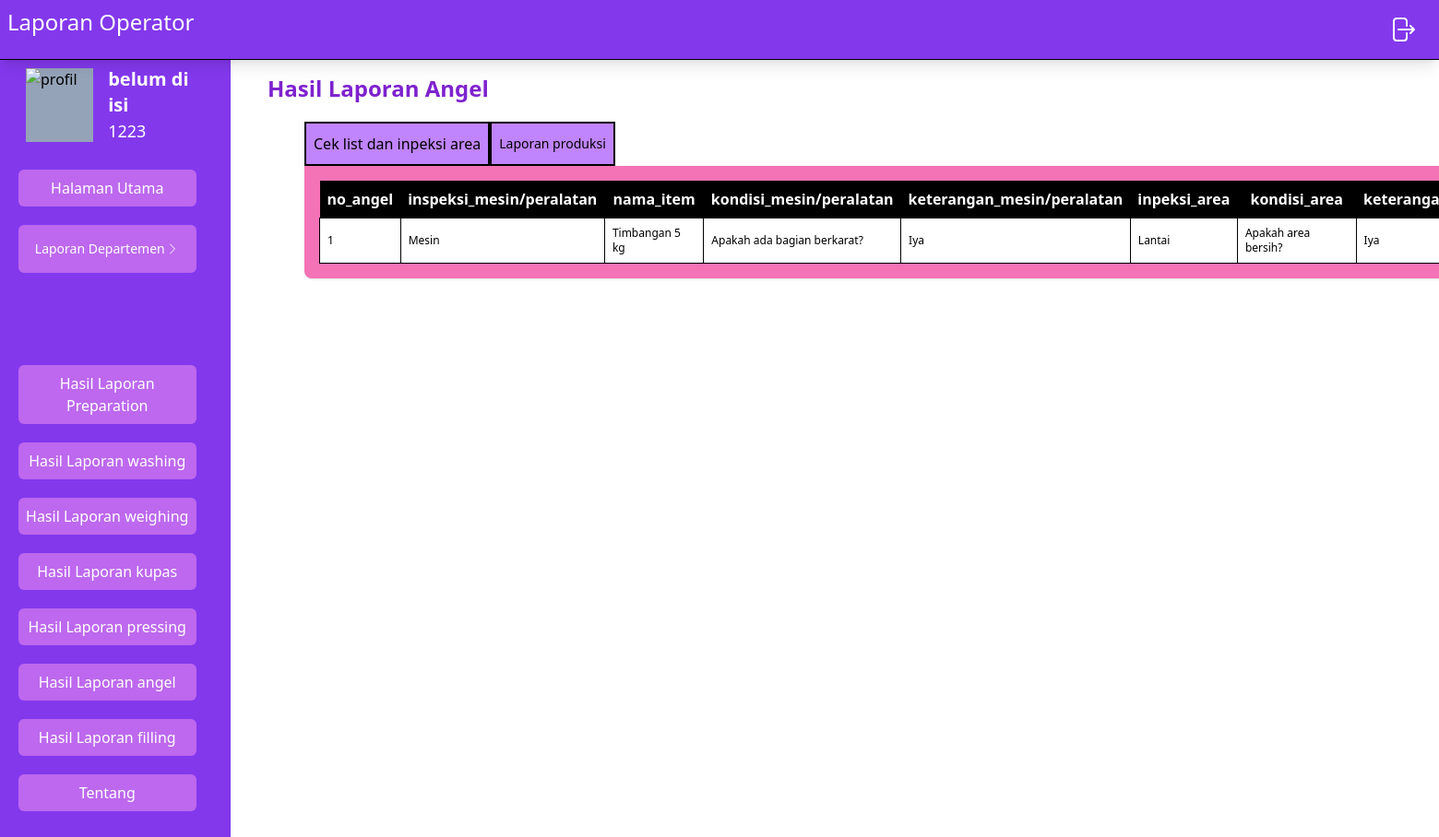
The app's page /src/Operator/laporanAngel.php (signed in) with its own data.
### tables this page shows
CREATE TABLE `data_operator_produksi` (
  `NIP` int NOT NULL,
  `nama` char(20) NOT NULL DEFAULT 'belum di isi',
  `departemen` char(20) DEFAULT NULL,
  `hire_date` date DEFAULT NULL,
  `lokasi` char(50) DEFAULT NULL,
  `NPWP` int DEFAULT NULL,
  `title` char(20) DEFAULT NULL,
  `gambar` varchar(50) DEFAULT NULL
);

CREATE TABLE `form_angel_inspeksi_area` (
  `no_angel` int NOT NULL,
  `inspeksi_mesin/peralatan` set('Mesin','Peralatan Produksi') NOT NULL,
  `nama_item` set('Timbangan 5 kg','AJ.A','AJ.B','AG.A','AG.B','Container 120L','Container 50L','Jar 29L','Jar 5L','Pusher angel','Krat') NOT NULL,
  `kondisi_mesin/peralatan` set('Apakah tercium bau cleaner atau chemical?','Apakah part berfungsi dengan baik?','Apakah ada bagian berjamur?','Apakah ada bagian berkarat?','Apakah ada bagian yang kendor?','Apakah ada bagian pecah/sobek/bocor/patah?','apakah ada bagian yang hilang') NOT NULL,
  `keterangan_mesin/peralatan` enum('Iya','Tidak') NOT NULL,
  `inpeksi_area` set('Lantai','Dinding','Plafond','Pintu','Plastic Curtain','Gutter') NOT NULL,
  `kondisi_area` set('Apakah area bersih?','Apakah ada area yang terkelupas?','Apakah ada area yang retak?','Apakah ada area yang berjamur?','Apakah ada sisa buah atau sayur?') NOT NULL,
  `keterangan_area` enum('Iya','Tidak') NOT NULL,
  `inspeksi_alat_cleaning` set('Alat pel','Tarikan air','Kuraray','Sikat','Sikat gagang','Sponges') NOT NULL,
  `kondisi_alat_cleaning` set('Apakah alat bersih?','Apakah alat berfungsi normal?','Apakah alat ada identitas?','Apakah alat bebas dari jamur?') NOT NULL,
  `keterangan_alat_cleaning` enum('Iya','Tidak') NOT NULL,
  `tanggal` date NOT NULL
);

### src/Operator/laporanAngel.php (the view, shortened to what this page needs)
<?php
include("navbar.php");
include("../koneksi.php");
$getDataCekList = mysqli_query($con ,"SELECT * FROM `form_angel_inspeksi_area` ");
?>
<!DOCTYPE html>
<html lang="en">
<head>
  <link rel="stylesheet" href="../../dist/output.css" />
</head>
<body>
  <div>
    <div class="flex">
      <?php
      require "sidebar.php";
      ?>
      <div class="mainPage container mt-20 w-1/2 ml-20 ">
        <h1 class="text-2xl -ml-10 mb-5 text-purple-700 font-bold">
          Hasil Laporan Angel
        </h1>
        <div class="maincontainer lg:w-[1000px] lg:h-[400px] container h-[300px] w-[600px]">
          <div class="inline">
            <ul class="flex">
              <li
                class="btnProfil bg-purple-400 hover:bg-purple-600 h-12 w-fit p-2 text-md border-2 border-black text-center items-center flex justify-center cursor-pointer">
                Cek list dan inpeksi area
              </li>
              <li
                class="btnUbah bg-purple-400 hover:bg-purple-600  h-12 w-fit p-2 text-md border-2 border-black text-center items-center text-sm flex justify-center cursor-pointer">
                Laporan produksi
              </li>
            </ul>
          </div>
          <div class="bg-pink-400 shadow w-fit rounded-b-lg  flex  justify-center p-2">
          <section class="cekList">
              <div class=" items-center justify-evenly m-2 gap-4 w-full">
                <table>
                    <tr class="bg-black text-white p-2">
                        <th class="p-2">no_angel</th>
                        <th class="p-2">inspeksi_mesin/peralatan</th>
                        <th class="p-2">nama_item </th>
                        <th class="p-2">kondisi_mesin/peralatan</th>
                        <th class="p-2">keterangan_mesin/peralatan</th>
                        <th class="p-2">inpeksi_area</th>
                        <th class="p-2">kondisi_area </th>
                        <th class="p-2">keterangan_area </th>
                    </tr>
                    <?php
                    $no = 1;
                    while ($data = mysqli_fetch_array($getDataCekList)) {
                        ?>
                        <tr class="text-xs bg-white border  ">
                            <td class=" p-2 border border-black ">
                                <?php echo $no; ?>
                            </td>
                            <td class=" p-2 border border-black ">
                                <?php echo $data['inspeksi_mesin/peralatan']; ?>
                            </td>
                            <td class=" p-2 border border-black ">
                                <?php echo $data['nama_item']; ?>
                            </td>
                            <td class=" p-2 border border-black ">
                                <?php echo $data['kondisi_mesin/peralatan']; ?>
                            </td>
                            <td class=" p-2 border border-black ">
                                <?php echo $data['keterangan_mesin/peralatan']; ?>
                            </td>
                            <td class=" p-2 border border-black ">
                                <?php echo $data['inpeksi_area']; ?>
                            </td>
                            <td class=" p-2 border border-black ">
                                <?php echo $data['kondisi_area']; ?>
                            </td>
                            <td class=" p-2 border border-black ">
                                <?php echo $data['keterangan_area']; ?>
                            </td>
                        </tr>
                        <?php
                        $no++;
                    }
                    ?>
                </table>
              </div>
            </section>
          </div>
        </div>
      </div>
    </div>
  </div>
</body>
</html>

### src/Operator/sidebar.php (shortened to what this page needs)
<?php
$userNip = $_SESSION['NIP'];
 include("../koneksi.php");
 $getDataOperator = mysqli_query($con, "SELECT * FROM `data_operator_produksi` WHERE NIP ='$userNip' ");
 $data = mysqli_fetch_array($getDataOperator);
?>
<!DOCTYPE html>
<html lang="en">
<head>
    <link rel="stylesheet" href="../../dist/output.css">
</head>
<body >
    <div class="sidebar  h-[3000px] mt-10 bottom-0 top-0 w-[250px] flex flex-col  p-5 gap-5 bg-[#8338EC] pt-10">
        <div class="p-2 -mt-4 box-border flex gap-4 items-center">
            <img src="../../item/<?php echo $data['gambar']?>"
                class="block center w-20 bg-center h-20 bg-slate-400" alt="profil" />
            <div class="text-white">
                <h1 class="text-xl font-bold"><?php echo $data["nama"] ?></h1>
                <p class="text-lg"><?php echo $data["NIP"] ?></p>
            </div>
        </div>
        <div class="w-11/12 flex flex-col gap-5 items-center justify-center  cursor-pointer">
            <button
                class="btnMain bg-[#bd68ee] w-full focus:bg-purple-600 active:bg-purple-600    hover:bg-purple-600 hover:shadow-sm hover:shadow-black rounded-md text-white py-2  cursor-pointer">
                Halaman Utama
            </button>
            <div class="w-full">
                <div
                    class=" laporan bg-[#bd68ee] w-full  p-4 focus:bg-purple-600 active:bg-purple-600    hover:bg-purple-600 hover:shadow-sm hover:shadow-black rounded-md text-white   cursor-pointer px-4 items-center justify-center flex">
                    <button type="button" class="text-sm   ">
                        Laporan Departemen
                    </button>
                    <svg xmlns="http://www.w3.org/2000/svg" fill="none" viewBox="0 0 24 24" stroke-width="1.5"
                        stroke="currentColor" class="w-4 h-4 arrowClose">
                        <path stroke-linecap="round" stroke-linejoin="round" d="M8.25 4.5l7.5 7.5-7.5 7.5" />
                    </svg>
                </div>
            </div>
            <button class="hasilLaporan1 mt-20 bg-[#bd68ee] w-full focus:bg-purple-600 active:bg-purple-600    hover:bg-purple-600 hover:shadow-sm hover:shadow-black rounded-md text-white py-2  cursor-pointer">
                Hasil Laporan Preparation
            </button>
            <button class="hasilLaporan2  bg-[#bd68ee] w-full focus:bg-purple-600 active:bg-purple-600    hover:bg-purple-600 hover:shadow-sm hover:shadow-black rounded-md text-white py-2  cursor-pointer">
                Hasil Laporan washing
            </button>
            <button class="hasilLaporan3  bg-[#bd68ee] w-full focus:bg-purple-600 active:bg-purple-600    hover:bg-purple-600 hover:shadow-sm hover:shadow-black rounded-md text-white py-2 cursor-pointer">
                Hasil Laporan weighing
            </button>
            <button class="hasilLaporan4  bg-[#bd68ee] w-full focus:bg-purple-600 active:bg-purple-600    hover:bg-purple-600 hover:shadow-sm hover:shadow-black rounded-md text-white py-2 cursor-pointer">
                Hasil Laporan kupas
            </button>
            <button class="hasilLaporan5  bg-[#bd68ee] w-full focus:bg-purple-600 active:bg-purple-600    hover:bg-purple-600 hover:shadow-sm hover:shadow-black rounded-md text-white py-2 cursor-pointer">
                Hasil Laporan pressing
            </button>
            <button class="hasilLaporan6  bg-[#bd68ee] w-full focus:bg-purple-600 active:bg-purple-600    hover:bg-purple-600 hover:shadow-sm hover:shadow-black rounded-md text-white py-2 cursor-pointer">
                Hasil Laporan angel
            </button>
            <button class="hasilLaporan7  bg-[#bd68ee] w-full focus:bg-purple-600 active:bg-purple-600    hover:bg-purple-600 hover:shadow-sm hover:shadow-black rounded-md text-white py-2 cursor-pointer">
                Hasil Laporan filling
            </button>
            <button class="tentang  bg-[#bd68ee] w-full focus:bg-purple-600 active:bg-purple-600    hover:bg-purple-600 hover:shadow-sm hover:shadow-black rounded-md text-white py-2 cursor-pointer">
              Tentang
            </button>
        </div>
    </div>
</body>
</html>

### records on screen
data_operator_produksi: nama "belum di isi", NIP "1223"
form_angel_inspeksi_area: value "Mesin", nama_item "Timbangan 5 kg", value "Apakah ada bagian berkarat?", value "Iya", inpeksi_area "Lantai", kondisi_area "Apakah area bersih?", keterangan_area "Iya"
